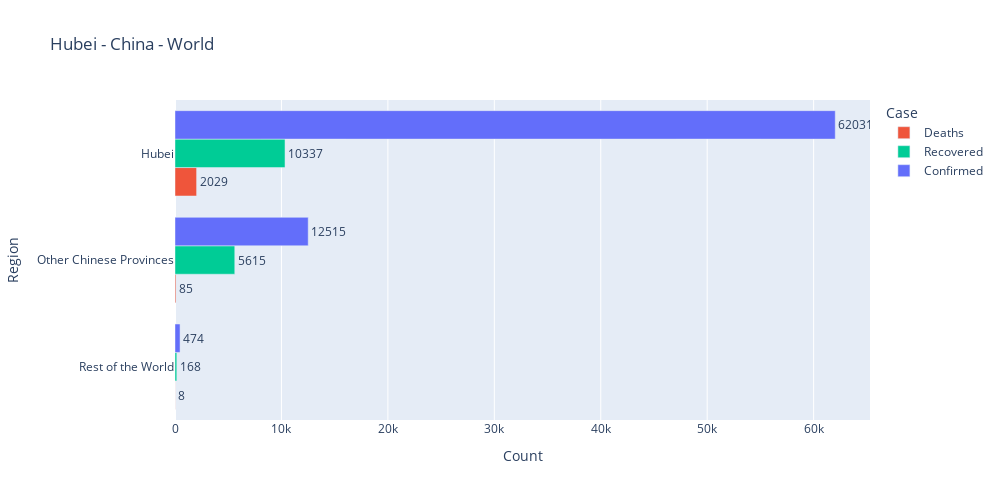

Source (notebook cell):
### Code cell
def location(row):
    if row['Country/Region']=='China':
        if row['Province/State']=='Hubei':
            return 'Hubei'
        else:
            return 'Other Chinese Provinces'
    else:
        return 'Rest of the World'

temp = full_latest.copy()
temp['Region'] = temp.apply(location, axis=1)
temp = temp.groupby('Region')['Confirmed', 'Deaths', 'Recovered'].sum().reset_index()
temp = temp.melt(id_vars='Region', value_vars=['Confirmed', 'Deaths', 'Recovered'], 
                 var_name='Case', value_name='Count').sort_values('Count')
temp.head()

fig = px.bar(temp, y='Region', x='Count', color='Case', barmode='group', orientation='h',
             height=500, width=1000, text='Count', title='Hubei - China - World', 
             color_discrete_sequence= ['#EF553B', '#00CC96', '#636EFA'])
fig.update_traces(textposition='outside')
fig.update_layout(uniformtext_minsize=8, uniformtext_mode='hide')
fig.show()

### Figure 1 — Plotly figure (JSON) as saved in the notebook; plotly's stock layout.template omitted (floating-point values rounded to 4 significant figures)
{"data": [{"alignmentgroup": "True", "hoverlabel": {"namelength": 0}, "hovertemplate": "Case=Deaths<br>Count=%{text}<br>Region=%{y}", "legendgroup": "Deaths", "marker": {"color": "#EF553B"}, "name": "Deaths", "offsetgroup": "Deaths", "orientation": "h", "showlegend": true, "text": [8, 85, 2029], "textposition": "outside", "type": "bar", "x": [8, 85, 2029], "xaxis": "x", "y": ["Rest of the World", "Other Chinese Provinces", "Hubei"], "yaxis": "y"}, {"alignmentgroup": "True", "hoverlabel": {"namelength": 0}, "hovertemplate": "Case=Recovered<br>Count=%{text}<br>Region=%{y}", "legendgroup": "Recovered", "marker": {"color": "#00CC96"}, "name": "Recovered", "offsetgroup": "Recovered", "orientation": "h", "showlegend": true, "text": [168, 5615, 10337], "textposition": "outside", "type": "bar", "x": [168, 5615, 10337], "xaxis": "x", "y": ["Rest of the World", "Other Chinese Provinces", "Hubei"], "yaxis": "y"}, {"alignmentgroup": "True", "hoverlabel": {"namelength": 0}, "hovertemplate": "Case=Confirmed<br>Count=%{text}<br>Region=%{y}", "legendgroup": "Confirmed", "marker": {"color": "#636EFA"}, "name": "Confirmed", "offsetgroup": "Confirmed", "orientation": "h", "showlegend": true, "text": [474, 12515, 62031], "textposition": "outside", "type": "bar", "x": [474, 12515, 62031], "xaxis": "x", "y": ["Rest of the World", "Other Chinese Provinces", "Hubei"], "yaxis": "y"}], "layout": {"barmode": "group", "height": 500, "legend": {"title": {"text": "Case"}, "tracegroupgap": 0}, "title": {"text": "Hubei - China - World"}, "uniformtext": {"minsize": 8, "mode": "hide"}, "width": 1000, "xaxis": {"anchor": "y", "domain": [0, 1], "title": {"text": "Count"}}, "yaxis": {"anchor": "x", "domain": [0, 1], "title": {"text": "Region"}}}}
